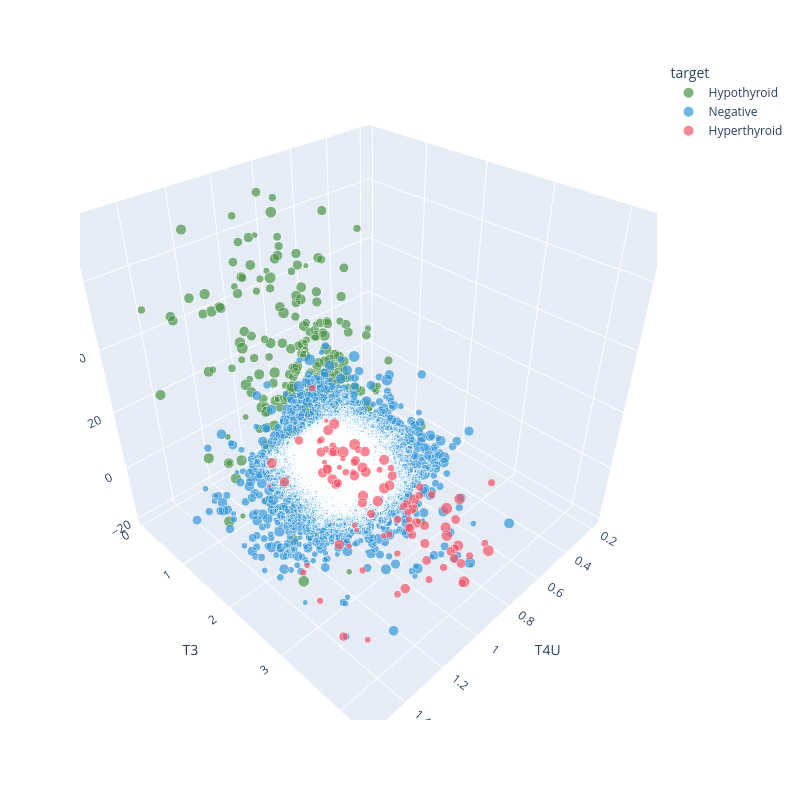

Notebook code for this chart:
### Markdown cell above
#### 3D Scatter Plot of Blood Test Features by Age and Thyroid Disease

### Code cell
import plotly.express as px

# Assuming data is your DataFrame
fig = px.scatter_3d(data, x='T4U', y='T3', z='TSH', color='target',
                    color_discrete_map={'Hypothyroid': '#4b9546', 'Hyperthyroid': '#F65366', 'Negative': '#3498db'},
                    size='age', opacity=0.7, hover_data=['age', 'target'])

# Set the layout to make it full page
fig.update_layout(width=800, height=800)

# Show the plot
fig.show()

### Figure 1 — Plotly figure (JSON) as saved in the notebook; plotly's stock layout.template omitted (floating-point values rounded to 4 significant figures; data arrays with more than 128 entries replaced by an {"elided": "..."} marker saying what was removed)
{"data": [{"customdata": {"elided": "511x2 mixed values"}, "hovertemplate": "target=%{customdata[1]}<br>T4U=%{x}<br>T3=%{y}<br>TSH=%{z}<br>age=%{customdata[0]}<extra></extra>", "legendgroup": "Hypothyroid", "marker": {"color": "#4b9546", "opacity": 0.7, "size": {"elided": "511 int values"}, "sizemode": "area", "sizeref": 0.2425, "symbol": "circle"}, "mode": "markers", "name": "Hypothyroid", "scene": "scene", "showlegend": true, "type": "scatter3d", "x": {"elided": "511 float values"}, "y": {"elided": "511 float values"}, "z": {"elided": "511 float values"}}, {"customdata": {"elided": "5890x2 mixed values"}, "hovertemplate": "target=%{customdata[1]}<br>T4U=%{x}<br>T3=%{y}<br>TSH=%{z}<br>age=%{customdata[0]}<extra></extra>", "legendgroup": "Negative", "marker": {"color": "#3498db", "opacity": 0.7, "size": {"elided": "5890 int values"}, "sizemode": "area", "sizeref": 0.2425, "symbol": "circle"}, "mode": "markers", "name": "Negative", "scene": "scene", "showlegend": true, "type": "scatter3d", "x": {"elided": "5890 float values"}, "y": {"elided": "5890 float values"}, "z": {"elided": "5890 float values"}}, {"customdata": {"elided": "100x2 mixed values"}, "hovertemplate": "target=%{customdata[1]}<br>T4U=%{x}<br>T3=%{y}<br>TSH=%{z}<br>age=%{customdata[0]}<extra></extra>", "legendgroup": "Hyperthyroid", "marker": {"color": "#F65366", "opacity": 0.7, "size": [75, 86, 34, 58, 32, 14, 23, 35, 27, 25, 82, 59, 24, 29, 80, 31, 34, 31, 59, 22, 31, 73, 37, 47, 46, 87, 33, 80, 34, 60, 11, 87, 18, 19, 58, 26, 71, 59, 70, 33, 58, 65, 60, 65, 39, 77, 57, 55, 79, 63, 49, 72, 18, 29, 76, 71, 59, 52, 56, 34, 75, 51, 50, 56, 76, 73, 60, 42, 52, 42, 65, 49, 34, 27, 75, 36, 57, 45, 62, 52, 67, 23, 67, 76, 66, 42, 76, 84, 36, 71, 33, 39, 73, 67, 37, 43, 25, 65, 19, 43], "sizemode": "area", "sizeref": 0.2425, "symbol": "circle"}, "mode": "markers", "name": "Hyperthyroid", "scene": "scene", "showlegend": true, "type": "scatter3d", "x": [0.89, 0.8, 0.97, 0.91, 0.93, 0.93, 1.14, 0.88, 0.89, 0.95, 1.06, 0.85, 1.23, 1.44, 0.91, 0.96, 0.78, 1.01, 1.02, 0.9, 1.43, 1.02, 0.96, 1.07, 0.93, 0.87, 0.91, 0.93, 1.27, 1, 1.23, 0.82, 0.9, 0.95, 0.95, 1.48, 0.78, 0.99, 0.88, 0.87, 0.96, 1.23, 0.98, 0.91, 1.06, 0.98, 0.84, 0.9, 0.74, 0.96, 1.02, 0.9, 1.16, 1.49, 0.87, 0.89, 0.83, 0.95, 1, 1, 0.88, 1, 1.02, 1.12, 0.76, 0.9, 1.03, 0.8, 1.02, 1, 0.85, 1.05, 1.08, 0.84, 0.88, 0.86, 0.87, 0.88, 1.03, 1.53, 1.17, 1.41, 0.8, 0.94, 1.25, 0.94, 1, 0.88, 1.14, 1.13, 0.95, 0.95, 1, 0.92, 0.81, 0.84, 1.11, 1.02, 0.97, 0.8], "y": [1.6, 1.7, 3.2, 3, 2.1, 1.6, 2.8, 1.3, 1.3, 3.3, 4.3, 1.171, 3, 3.9, 2.6, 3, 3.5, 3, 3.6, 1.8, 2.9, 2, 4.3, 4.3, 3, 1.7, 1.5, 3.7, 3.9, 4, 1.532, 3.4, 3.1, 1.9, 3.4, 4.1, 2.2, 1.8, 2.6, 1.5, 3.9, 3.9, 3.9, 3.1, 4, 2.7, 3.6, 1.594, 3.4, 3.3, 2.1, 1.522, 2.9, 3.4, 3, 2.2, 2.5, 1.084, 4.1, 1.612, 2.11, 3.3, 3.4, 3.9, 1.155, 3.6, 2.585, 3.1, 2.1, 3.1, 1.853, 2.802, 3.2, 2.3, 1.4, 4.1, 1.943, 1.957, 2.1, 3.9, 1.6, 2.9, 1.9, 3.9, 2.9, 3.1, 3.3, 4.2, 4, 1.19, 2.022, 4.1, 2.5, 3.1, 1.8, 3, 3.2, 1.812, 1.675, 2.9], "z": [0.05, 0.3, 0.1, 0.15, 0.1, 12.84, 0.1, 0.25, 0.15, 0.1, 0.1, -7.443, 0.1, 17.8, 0.3, -16.66, -15.46, 17.18, 0.05, 0.2, -0.6961, 0.1, 28.04, 0.15, 0.15, 0.15, 0.2, 0.05, 0.25, 0.2, 0.2, 0.2, 0.25, 0.25, 0.065, 0.43, 0.02, 0.02, 0.005, 0.01, 0.005, 0.025, 0.025, 0.02, 0.02, 0.02, 0.005, 0.005, 0.005, 0.03, 0.035, 7.376, 0.83, 1.4, 0.005, 0.02, 0.04, 0.03, 0.015, 26.75, 0.02, 0.02, 0.03, 4.042, 0.005, 0.005, 0.025, 0.045, 0.035, 0.025, -7.818, 0.05, 0.03, 0.04, -10.23, 0.07, 0.07, 0.085, 0.07, 0.74, 0.09, 0.78, 0.09, 0.065, 0.07, 0.065, 0.07, 0.04, 0.03, 0.05, 0.055, 0.105, 0.05, 0.055, 0.03, 0.005, 1, 0.02, 0.02, 0.02]}], "layout": {"height": 800, "legend": {"itemsizing": "constant", "title": {"text": "target"}, "tracegroupgap": 0}, "margin": {"t": 60}, "scene": {"domain": {"x": [0, 1], "y": [0, 1]}, "xaxis": {"title": {"text": "T4U"}}, "yaxis": {"title": {"text": "T3"}}, "zaxis": {"title": {"text": "TSH"}}}, "width": 800}}
